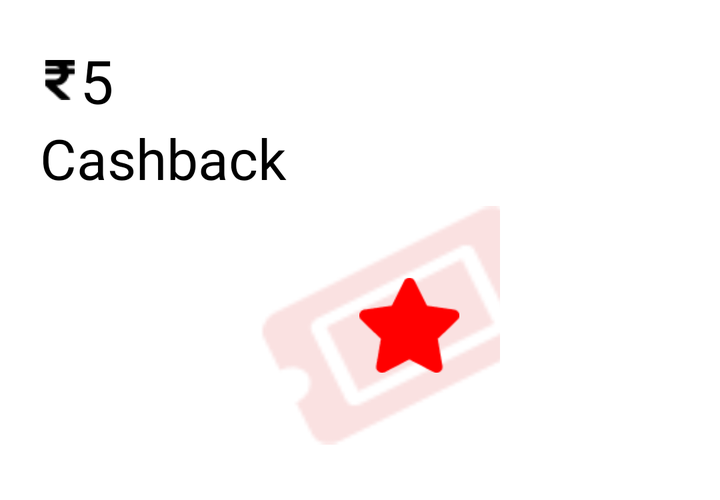
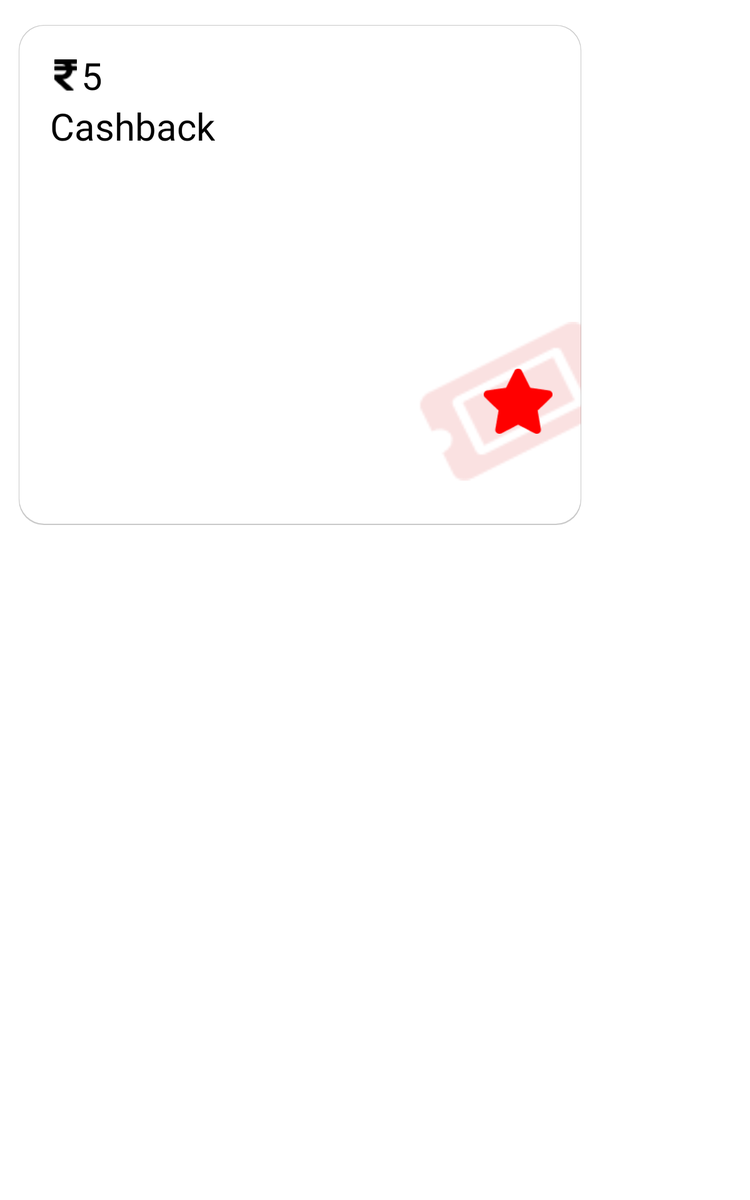

The same Android screen from two of the app's own layout files: first res/layout/ as a phone draws it, then the repository's variant for another configuration, drawn on a device whose configuration selects that folder. Both files follow.
<!-- AndroidManifest.xml: application theme Theme.ScratchCardActivity -->
<!-- res/layout/scratch_adapter_layout.xml -->
<?xml version="1.0" encoding="utf-8"?>
<RelativeLayout
    xmlns:android="http://schemas.android.com/apk/res/android"
    android:layout_width="250dp"
    android:layout_height="250dp"
    android:id="@+id/wonLayout"
    >



        <ImageView
            android:layout_width="match_parent"
            android:layout_height="match_parent"
            android:background="@drawable/scratch_card"
            />

        <LinearLayout
            android:layout_width="match_parent"
            android:layout_height="match_parent"
            android:orientation="vertical"
            android:paddingTop="20dp"
            android:paddingStart="20dp"
           >

            <LinearLayout
                android:layout_width="match_parent"
                android:layout_height="wrap_content"
                android:orientation="horizontal"
                android:gravity="center_vertical">

                <ImageView
                    android:layout_width="20dp"
                    android:layout_height="20dp"
                    android:src="@drawable/rupee_icon"
                    android:layout_gravity="center_vertical"/>

                <TextView
                    android:id="@+id/winAmount"
                    android:layout_width="wrap_content"
                    android:layout_height="wrap_content"
                    android:text="5"
                    android:textColor="@color/black"
                    android:textSize="30sp"
                    android:fontFamily="@font/inter" />

            </LinearLayout>

            <TextView
                android:layout_width="wrap_content"
                android:layout_height="wrap_content"
                android:fontFamily="@font/inter"
                android:text="Cashback"
                android:textColor="@color/black"
                android:textSize="28sp" />

            <RelativeLayout
                android:layout_width="150dp"
                android:layout_height="130dp"
                android:layout_gravity="bottom|end"
                android:layout_marginEnd="-30dp"
                >

           <ImageView
               android:layout_width="150dp"
               android:layout_height="140dp"
               android:src="@drawable/box" />

            <ImageView
                android:id="@+id/star"
                android:layout_width="50dp"
                android:layout_height="50dp"
                android:src="@drawable/star"
                android:layout_centerInParent="true"/>

            </RelativeLayout>

        </LinearLayout>

</RelativeLayout>
<!-- resources referenced by this layout -->
<resources>
  <color name="black">#FF000000</color>
  <!-- drawable box: png bitmap (drawable-v24, 1504 bytes) -->
  <!-- drawable rupee_icon: png bitmap (drawable-v24, 343 bytes) -->
  <!-- drawable scratch_card: png bitmap (drawable, 44914 bytes) -->
  <!-- drawable star: png bitmap (drawable-v24, 885 bytes) -->
  <style name="Theme.ScratchCardActivity" parent="Theme.MaterialComponents.DayNight.NoActionBar">
          
          <item name="colorPrimary">#ED3D3D</item>
          <item name="colorPrimaryVariant">#F34C4C</item>
          <item name="colorOnPrimary">#EC3E3E</item>
          
          <item name="colorSecondary">@color/teal_200</item>
          <item name="colorSecondaryVariant">@color/teal_700</item>
          <item name="colorOnSecondary">@color/black</item>
          
          <item name="android:statusBarColor">?attr/colorPrimaryVariant</item>
          
      </style>
  <color name="teal_200">#FF03DAC5</color>
  <color name="teal_700">#FF018786</color>
</resources>
<!-- res/layout-sw600dp/scratch_adapter_layout.xml (the repository's variant of the layout above) -->
<!-- drawn on a 7-inch tablet held upright -->
<?xml version="1.0" encoding="utf-8"?>
<RelativeLayout xmlns:android="http://schemas.android.com/apk/res/android"
    android:layout_width="match_parent"
    android:layout_height="match_parent"
    android:paddingTop="20dp"
    android:paddingStart="15dp"
    android:paddingEnd="15dp"
    xmlns:app="http://schemas.android.com/apk/res-auto">



    <RelativeLayout
        android:layout_width="450dp"
        android:layout_height="400dp">

        <ImageView
            android:id="@+id/cardViewImage"
            android:layout_width="match_parent"
            android:layout_height="match_parent"
            android:adjustViewBounds="true"
            android:scaleType="fitXY"
            android:src="@drawable/scratched_card"/>

        <LinearLayout
            android:id="@+id/wonLayout"
            android:layout_width="match_parent"
            android:layout_height="match_parent"
            android:orientation="vertical"
            android:paddingTop="20dp"
            android:paddingStart="25dp"
            android:background="@drawable/scratch_card_background_design"
            >
            <LinearLayout
                android:layout_width="match_parent"
                android:layout_height="wrap_content"
                android:orientation="horizontal"
                android:gravity="center_vertical">

                <ImageView
                    android:layout_width="25dp"
                    android:layout_height="25dp"
                    android:src="@drawable/rupee_icon"
                    android:layout_gravity="center_vertical"/>

                <TextView
                    android:id="@+id/winAmount"
                    android:layout_width="wrap_content"
                    android:layout_height="wrap_content"
                    android:text="5"
                    android:textColor="@color/black"
                    android:textSize="30sp"
                    android:fontFamily="@font/inter_semibold" />

            </LinearLayout>

            <TextView
                android:layout_width="wrap_content"
                android:layout_height="wrap_content"
                android:fontFamily="@font/inter"
                android:text="Cashback"
                android:textColor="@color/black"
                android:textSize="30sp" />

            <RelativeLayout
                android:layout_width="160dp"
                android:layout_height="140dp"
                android:layout_gravity="bottom|end"
                android:layout_marginEnd="-30dp"
                android:layout_marginTop="130dp"
                >

                <ImageView
                    android:layout_width="160dp"
                    android:layout_height="140dp"
                    android:src="@drawable/box" />

                <ImageView
                    android:id="@+id/star"
                    android:layout_width="55dp"
                    android:layout_height="55dp"
                    android:src="@drawable/star"
                    android:layout_centerInParent="true"/>

            </RelativeLayout>

        </LinearLayout>

    </RelativeLayout>


</RelativeLayout>
<!-- resources referenced by the variant -->
<!-- as a 7-inch tablet held upright resolves them -->
<resources>
  <color name="black">#FF000000</color>
  <!-- drawable box: png bitmap (drawable-v24, 1504 bytes) -->
  <!-- drawable rupee_icon: png bitmap (drawable-v24, 343 bytes) -->
  <!-- drawable scratch_card_background_design (drawable) -->
  <?xml version="1.0" encoding="utf-8"?>
  <layer-list xmlns:android="http://schemas.android.com/apk/res/android">
      <item>
          <shape android:shape="rectangle">
              <solid android:color="#C9C9C9"/>
              <corners android:radius="20dp" />
          </shape>
      </item>
  
      <item
          android:left="0.5dp"
          android:right="0.5dp"
          android:top="0.5dp"
          android:bottom="1dp">
          <shape android:shape="rectangle">
              <solid android:color="@android:color/white"/>
              <corners android:radius="20dp" />
          </shape>
      </item>
  </layer-list>
  <!-- drawable star: png bitmap (drawable-v24, 885 bytes) -->
  <style name="Theme.ScratchCardActivity" parent="Theme.MaterialComponents.DayNight.NoActionBar">
          
          <item name="colorPrimary">#ED3D3D</item>
          <item name="colorPrimaryVariant">#F34C4C</item>
          <item name="colorOnPrimary">#EC3E3E</item>
          
          <item name="colorSecondary">@color/teal_200</item>
          <item name="colorSecondaryVariant">@color/teal_700</item>
          <item name="colorOnSecondary">@color/black</item>
          
          <item name="android:statusBarColor">?attr/colorPrimaryVariant</item>
          
      </style>
  <color name="teal_200">#FF03DAC5</color>
  <color name="teal_700">#FF018786</color>
</resources>
